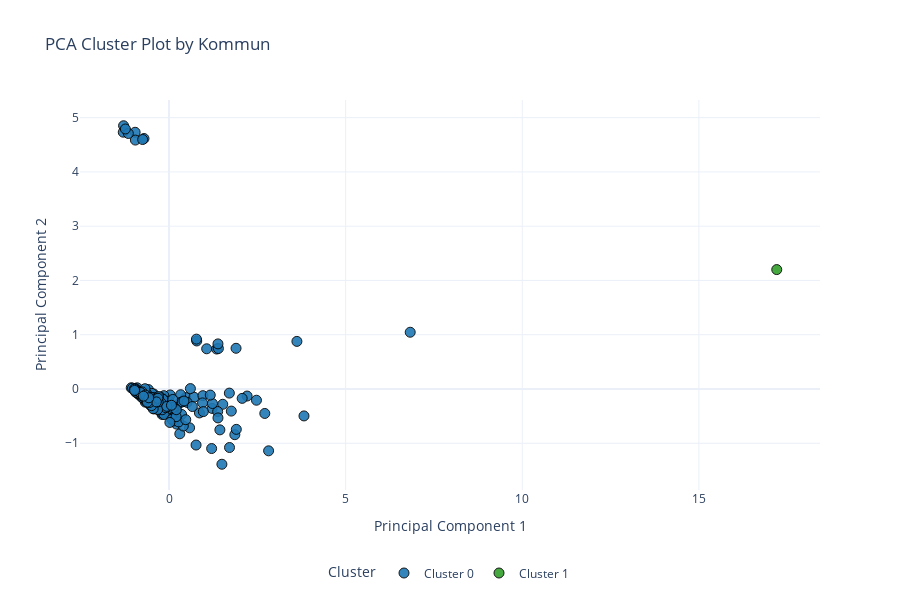

Notebook cell for this chart:
### Code cell
# Clustering Visualization using PCA (Principal Component Analysis)

# Using scaled DataFrame
df_viz = ikea_data_1.copy() 
pca = PCA(n_components=2)
pca_result = pca.fit_transform(ikea_data_scaled[num_cols])

# Adding PCA components to DataFrame
df_viz['PCA1'] = pca_result[:, 0]
df_viz['PCA2'] = pca_result[:, 1]

# Ensuring 'Cluster' is treated as categorical 
df_viz['Cluster'] = df_viz['Cluster'].astype(str)  # Critical for color mapping

# Cluster labels
cluster_labels = {
    '0': 'Cluster 0',
    '1': 'Cluster 1'
    
}
df_viz['Cluster_Label'] = df_viz['Cluster'].map(cluster_labels)

label_order = [
    'Cluster 0',
    'Cluster 1'
]

# Custom colors, with Cluster 0 set to blue
custom_colors = ['#1f78b4',   
                 '#33a02c']   
                  
                  
# Creating the interactive PCA plot
fig = px.scatter(
    df_viz,
    x='PCA1',
    y='PCA2',
    color='Cluster_Label',
    category_orders={"Cluster_Label": label_order},
    color_discrete_sequence=custom_colors,  
    hover_name='Kommun_name',
    title='PCA Cluster Plot by Kommun',
    width=900,
    height=600,
    opacity=0.9  # Slightly transparent for overlap clarity
)

# Enhance marker visibility
fig.update_traces(
    marker=dict(
        size=10,
        line=dict(width=1, color='black'),  # Black borders for contrast
        opacity=0.9
    )
)

# Improve layout readability
fig.update_layout(
    xaxis_title='Principal Component 1',
    yaxis_title='Principal Component 2',
    legend_title='Cluster',
    template='plotly_white',
    font=dict(size=12),
    legend=dict(
        orientation="h",  # Horizontal legend
        yanchor="bottom",
        y=-0.25,
        xanchor="center",
        x=0.5
    )
)

# Displaying plot
fig.show()

### Figure 1 — Plotly figure (JSON) as saved in the notebook; plotly's stock layout.template omitted (floating-point values rounded to 4 significant figures; data arrays with more than 128 entries replaced by an {"elided": "..."} marker saying what was removed)
{"data": [{"hovertemplate": "<b>%{hovertext}</b><br><br>Cluster_Label=Cluster 0<br>PCA1=%{x}<br>PCA2=%{y}<extra></extra>", "hovertext": {"elided": "206 str values"}, "legendgroup": "Cluster 0", "marker": {"color": "#1f78b4", "line": {"color": "black", "width": 1}, "opacity": 0.9, "size": 10, "symbol": "circle"}, "mode": "markers", "name": "Cluster 0", "orientation": "v", "showlegend": true, "type": "scatter", "x": {"elided": "206 float values"}, "xaxis": "x", "y": {"elided": "206 float values"}, "yaxis": "y"}, {"hovertemplate": "<b>%{hovertext}</b><br><br>Cluster_Label=Cluster 1<br>PCA1=%{x}<br>PCA2=%{y}<extra></extra>", "hovertext": ["Stockholm"], "legendgroup": "Cluster 1", "marker": {"color": "#33a02c", "line": {"color": "black", "width": 1}, "opacity": 0.9, "size": 10, "symbol": "circle"}, "mode": "markers", "name": "Cluster 1", "orientation": "v", "showlegend": true, "type": "scatter", "x": [17.2], "xaxis": "x", "y": [2.2], "yaxis": "y"}], "layout": {"font": {"size": 12}, "height": 600, "legend": {"orientation": "h", "title": {"text": "Cluster"}, "tracegroupgap": 0, "x": 0.5, "xanchor": "center", "y": -0.25, "yanchor": "bottom"}, "title": {"text": "PCA Cluster Plot by Kommun"}, "width": 900, "xaxis": {"anchor": "y", "domain": [0, 1], "title": {"text": "Principal Component 1"}}, "yaxis": {"anchor": "x", "domain": [0, 1], "title": {"text": "Principal Component 2"}}}}
